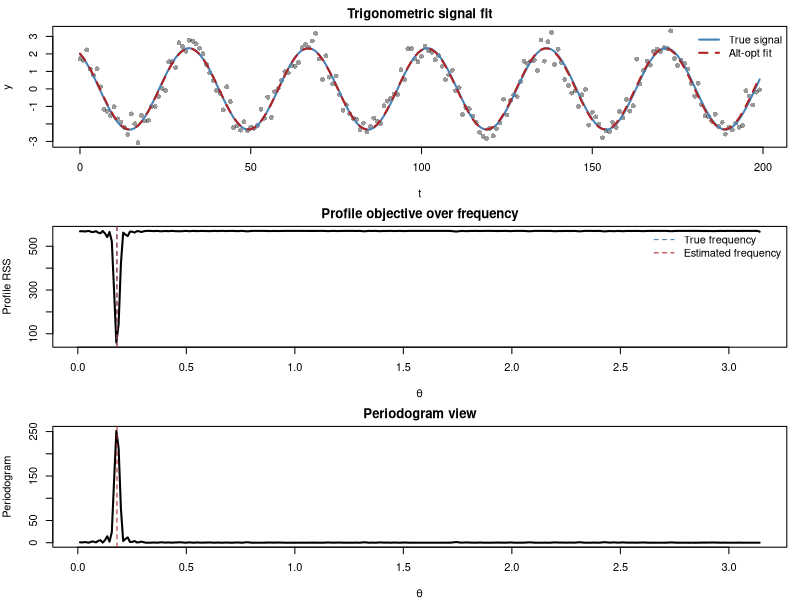

Here is the R script that generated this plot:
## ===============================
## 1. Generate exponential data
## ===============================

set.seed(123)

n <- 200
t <- 0:(n - 1)

theta_true <- 0.18
A_true <- 2.0
B_true <- -1.2
sigma <- 0.5

y_clean <- A_true * cos(theta_true * t) +
  B_true * sin(theta_true * t)

y <- y_clean + rnorm(n, 0, sigma)

## ===============================
## 2. Alt-Opt Algorithm
## ===============================

fit_amplitudes <- function(theta, t, y) {
  X <- cbind(cos(theta * t), sin(theta * t))
  coef <- qr.coef(qr(X), y)
  fitted <- X %*% coef
  rss <- sum((y - fitted)^2)
  list(A = coef[1], B = coef[2], rss = rss, fitted = fitted)
}

theta_grid <- seq(0.01, pi, length.out = 300)

profile_rss <- numeric(length(theta_grid))

for (i in seq_along(theta_grid)) {
  profile_rss[i] <- fit_amplitudes(theta_grid[i], t, y)$rss
}

theta_init <- theta_grid[which.min(profile_rss)]

refine_theta <- function(theta_start, t, y) {
  opt <- optimize(
    f = function(th) fit_amplitudes(th, t, y)$rss,
    interval = c(theta_start - 0.1, theta_start + 0.1)
  )
  opt$minimum
}

theta_hat <- refine_theta(theta_init, t, y)
fit_final <- fit_amplitudes(theta_hat, t, y)


## ===============================
## 3. Plotting
## ===============================

pdf("Images/Alt_opt_trig_models.pdf", width = 12, height = 9)
par(mfrow = c(3, 1), mar = c(4, 4, 2, 1))

## (a) Signal and fit
plot(t, y,
     pch = 16, col = rgb(0,0,0,0.4),
     xlab = "t", ylab = "y",
     main = "Trigonometric signal fit")

lines(t, y_clean, col = "steelblue", lwd = 2)
lines(t, fit_final$fitted, col = "firebrick", lwd = 2, lty = 2)

legend("topright",
       legend = c("True signal", "Alt-opt fit"),
       col = c("steelblue", "firebrick"),
       lwd = 2, lty = c(1,2), bty = "n")

## (b) Profile objective (periodogram-style)
plot(theta_grid, profile_rss,
     type = "l", lwd = 2,
     xlab = expression(theta),
     ylab = "Profile RSS",
     main = "Profile objective over frequency")

abline(v = theta_true, col = "steelblue", lty = 2)
abline(v = theta_hat, col = "firebrick", lty = 2)

legend("topright",
       legend = c("True frequency", "Estimated frequency"),
       col = c("steelblue", "firebrick"),
       lty = 2, bty = "n")

## (c) Periodogram (same idea, different scaling)
periodogram <- abs(colSums(y * exp(-1i * outer(t, theta_grid))))^2 / n

plot(theta_grid, periodogram,
     type = "l", lwd = 2,
     xlab = expression(theta),
     ylab = "Periodogram",
     main = "Periodogram view")

abline(v = theta_hat, col = "firebrick", lty = 2)
dev.off()
